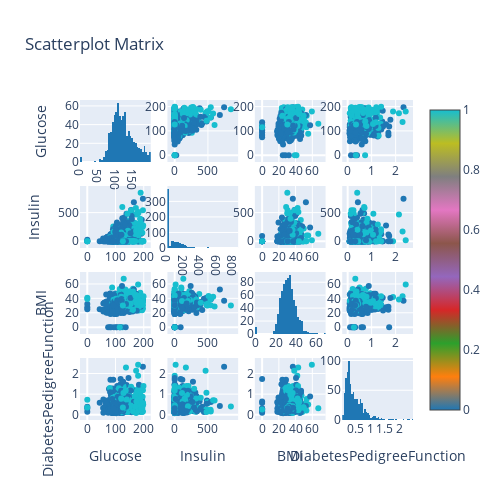

Notebook source saved alongside this figure:
### Code cell
#Матрица Рассеяния (рассеивания)
matrix_ras = ff.create_scatterplotmatrix(
    diab_df[['Glucose',      
        'Insulin', 'BMI','DiabetesPedigreeFunction', 'Outcome' ]],
    diag='histogram',
    index='Outcome')
matrix_ras.show()

### Figure 1 — Plotly figure (JSON) as saved in the notebook; plotly's stock layout.template omitted (floating-point values rounded to 4 significant figures; data arrays with more than 128 entries replaced by an {"elided": "..."} marker saying what was removed)
{"data": [{"marker": {"color": "rgb(31, 119, 180)"}, "showlegend": false, "type": "histogram", "x": {"elided": "768 int values"}, "xaxis": "x", "yaxis": "y"}, {"marker": {"color": {"elided": "768 int values"}, "colorscale": [[0, "rgb(31, 119, 180)"], [0.1111, "rgb(255, 127, 14)"], [0.2222, "rgb(44, 160, 44)"], [0.3333, "rgb(214, 39, 40)"], [0.4444, "rgb(148, 103, 189)"], [0.5556, "rgb(140, 86, 75)"], [0.6667, "rgb(227, 119, 194)"], [0.7778, "rgb(127, 127, 127)"], [0.8889, "rgb(188, 189, 34)"], [1, "rgb(23, 190, 207)"]], "showscale": true, "size": 6}, "mode": "markers", "showlegend": false, "type": "scatter", "x": {"elided": "768 int values"}, "xaxis": "x2", "y": {"elided": "768 int values"}, "yaxis": "y2"}, {"marker": {"color": {"elided": "768 int values"}, "colorscale": [[0, "rgb(31, 119, 180)"], [0.1111, "rgb(255, 127, 14)"], [0.2222, "rgb(44, 160, 44)"], [0.3333, "rgb(214, 39, 40)"], [0.4444, "rgb(148, 103, 189)"], [0.5556, "rgb(140, 86, 75)"], [0.6667, "rgb(227, 119, 194)"], [0.7778, "rgb(127, 127, 127)"], [0.8889, "rgb(188, 189, 34)"], [1, "rgb(23, 190, 207)"]], "showscale": false, "size": 6}, "mode": "markers", "showlegend": false, "type": "scatter", "x": {"elided": "768 float values"}, "xaxis": "x3", "y": {"elided": "768 int values"}, "yaxis": "y3"}, {"marker": {"color": {"elided": "768 int values"}, "colorscale": [[0, "rgb(31, 119, 180)"], [0.1111, "rgb(255, 127, 14)"], [0.2222, "rgb(44, 160, 44)"], [0.3333, "rgb(214, 39, 40)"], [0.4444, "rgb(148, 103, 189)"], [0.5556, "rgb(140, 86, 75)"], [0.6667, "rgb(227, 119, 194)"], [0.7778, "rgb(127, 127, 127)"], [0.8889, "rgb(188, 189, 34)"], [1, "rgb(23, 190, 207)"]], "showscale": false, "size": 6}, "mode": "markers", "showlegend": false, "type": "scatter", "x": {"elided": "768 float values"}, "xaxis": "x4", "y": {"elided": "768 int values"}, "yaxis": "y4"}, {"marker": {"color": {"elided": "768 int values"}, "colorscale": [[0, "rgb(31, 119, 180)"], [0.1111, "rgb(255, 127, 14)"], [0.2222, "rgb(44, 160, 44)"], [0.3333, "rgb(214, 39, 40)"], [0.4444, "rgb(148, 103, 189)"], [0.5556, "rgb(140, 86, 75)"], [0.6667, "rgb(227, 119, 194)"], [0.7778, "rgb(127, 127, 127)"], [0.8889, "rgb(188, 189, 34)"], [1, "rgb(23, 190, 207)"]], "showscale": false, "size": 6}, "mode": "markers", "showlegend": false, "type": "scatter", "x": {"elided": "768 int values"}, "xaxis": "x5", "y": {"elided": "768 int values"}, "yaxis": "y5"}, {"marker": {"color": "rgb(31, 119, 180)"}, "showlegend": false, "type": "histogram", "x": {"elided": "768 int values"}, "xaxis": "x6", "yaxis": "y6"}, {"marker": {"color": {"elided": "768 int values"}, "colorscale": [[0, "rgb(31, 119, 180)"], [0.1111, "rgb(255, 127, 14)"], [0.2222, "rgb(44, 160, 44)"], [0.3333, "rgb(214, 39, 40)"], [0.4444, "rgb(148, 103, 189)"], [0.5556, "rgb(140, 86, 75)"], [0.6667, "rgb(227, 119, 194)"], [0.7778, "rgb(127, 127, 127)"], [0.8889, "rgb(188, 189, 34)"], [1, "rgb(23, 190, 207)"]], "showscale": false, "size": 6}, "mode": "markers", "showlegend": false, "type": "scatter", "x": {"elided": "768 float values"}, "xaxis": "x7", "y": {"elided": "768 int values"}, "yaxis": "y7"}, {"marker": {"color": {"elided": "768 int values"}, "colorscale": [[0, "rgb(31, 119, 180)"], [0.1111, "rgb(255, 127, 14)"], [0.2222, "rgb(44, 160, 44)"], [0.3333, "rgb(214, 39, 40)"], [0.4444, "rgb(148, 103, 189)"], [0.5556, "rgb(140, 86, 75)"], [0.6667, "rgb(227, 119, 194)"], [0.7778, "rgb(127, 127, 127)"], [0.8889, "rgb(188, 189, 34)"], [1, "rgb(23, 190, 207)"]], "showscale": false, "size": 6}, "mode": "markers", "showlegend": false, "type": "scatter", "x": {"elided": "768 float values"}, "xaxis": "x8", "y": {"elided": "768 int values"}, "yaxis": "y8"}, {"marker": {"color": {"elided": "768 int values"}, "colorscale": [[0, "rgb(31, 119, 180)"], [0.1111, "rgb(255, 127, 14)"], [0.2222, "rgb(44, 160, 44)"], [0.3333, "rgb(214, 39, 40)"], [0.4444, "rgb(148, 103, 189)"], [0.5556, "rgb(140, 86, 75)"], [0.6667, "rgb(227, 119, 194)"], [0.7778, "rgb(127, 127, 127)"], [0.8889, "rgb(188, 189, 34)"], [1, "rgb(23, 190, 207)"]], "showscale": false, "size": 6}, "mode": "markers", "showlegend": false, "type": "scatter", "x": {"elided": "768 int values"}, "xaxis": "x9", "y": {"elided": "768 float values"}, "yaxis": "y9"}, {"marker": {"color": {"elided": "768 int values"}, "colorscale": [[0, "rgb(31, 119, 180)"], [0.1111, "rgb(255, 127, 14)"], [0.2222, "rgb(44, 160, 44)"], [0.3333, "rgb(214, 39, 40)"], [0.4444, "rgb(148, 103, 189)"], [0.5556, "rgb(140, 86, 75)"], [0.6667, "rgb(227, 119, 194)"], [0.7778, "rgb(127, 127, 127)"], [0.8889, "rgb(188, 189, 34)"], [1, "rgb(23, 190, 207)"]], "showscale": false, "size": 6}, "mode": "markers", "showlegend": false, "type": "scatter", "x": {"elided": "768 int values"}, "xaxis": "x10", "y": {"elided": "768 float values"}, "yaxis": "y10"}, {"marker": {"color": "rgb(31, 119, 180)"}, "showlegend": false, "type": "histogram", "x": {"elided": "768 float values"}, "xaxis": "x11", "yaxis": "y11"}, {"marker": {"color": {"elided": "768 int values"}, "colorscale": [[0, "rgb(31, 119, 180)"], [0.1111, "rgb(255, 127, 14)"], [0.2222, "rgb(44, 160, 44)"], [0.3333, "rgb(214, 39, 40)"], [0.4444, "rgb(148, 103, 189)"], [0.5556, "rgb(140, 86, 75)"], [0.6667, "rgb(227, 119, 194)"], [0.7778, "rgb(127, 127, 127)"], [0.8889, "rgb(188, 189, 34)"], [1, "rgb(23, 190, 207)"]], "showscale": false, "size": 6}, "mode": "markers", "showlegend": false, "type": "scatter", "x": {"elided": "768 float values"}, "xaxis": "x12", "y": {"elided": "768 float values"}, "yaxis": "y12"}, {"marker": {"color": {"elided": "768 int values"}, "colorscale": [[0, "rgb(31, 119, 180)"], [0.1111, "rgb(255, 127, 14)"], [0.2222, "rgb(44, 160, 44)"], [0.3333, "rgb(214, 39, 40)"], [0.4444, "rgb(148, 103, 189)"], [0.5556, "rgb(140, 86, 75)"], [0.6667, "rgb(227, 119, 194)"], [0.7778, "rgb(127, 127, 127)"], [0.8889, "rgb(188, 189, 34)"], [1, "rgb(23, 190, 207)"]], "showscale": false, "size": 6}, "mode": "markers", "showlegend": false, "type": "scatter", "x": {"elided": "768 int values"}, "xaxis": "x13", "y": {"elided": "768 float values"}, "yaxis": "y13"}, {"marker": {"color": {"elided": "768 int values"}, "colorscale": [[0, "rgb(31, 119, 180)"], [0.1111, "rgb(255, 127, 14)"], [0.2222, "rgb(44, 160, 44)"], [0.3333, "rgb(214, 39, 40)"], [0.4444, "rgb(148, 103, 189)"], [0.5556, "rgb(140, 86, 75)"], [0.6667, "rgb(227, 119, 194)"], [0.7778, "rgb(127, 127, 127)"], [0.8889, "rgb(188, 189, 34)"], [1, "rgb(23, 190, 207)"]], "showscale": false, "size": 6}, "mode": "markers", "showlegend": false, "type": "scatter", "x": {"elided": "768 int values"}, "xaxis": "x14", "y": {"elided": "768 float values"}, "yaxis": "y14"}, {"marker": {"color": {"elided": "768 int values"}, "colorscale": [[0, "rgb(31, 119, 180)"], [0.1111, "rgb(255, 127, 14)"], [0.2222, "rgb(44, 160, 44)"], [0.3333, "rgb(214, 39, 40)"], [0.4444, "rgb(148, 103, 189)"], [0.5556, "rgb(140, 86, 75)"], [0.6667, "rgb(227, 119, 194)"], [0.7778, "rgb(127, 127, 127)"], [0.8889, "rgb(188, 189, 34)"], [1, "rgb(23, 190, 207)"]], "showscale": false, "size": 6}, "mode": "markers", "showlegend": false, "type": "scatter", "x": {"elided": "768 float values"}, "xaxis": "x15", "y": {"elided": "768 float values"}, "yaxis": "y15"}, {"marker": {"color": "rgb(31, 119, 180)"}, "showlegend": false, "type": "histogram", "x": {"elided": "768 float values"}, "xaxis": "x16", "yaxis": "y16"}], "layout": {"barmode": "stack", "height": 500, "showlegend": true, "title": {"text": "Scatterplot Matrix"}, "width": 500, "xaxis": {"anchor": "y", "domain": [0, 0.2125]}, "xaxis10": {"anchor": "y10", "domain": [0.2625, 0.475]}, "xaxis11": {"anchor": "y11", "domain": [0.525, 0.7375]}, "xaxis12": {"anchor": "y12", "domain": [0.7875, 1]}, "xaxis13": {"anchor": "y13", "domain": [0, 0.2125], "title": {"text": "Glucose"}}, "xaxis14": {"anchor": "y14", "domain": [0.2625, 0.475], "title": {"text": "Insulin"}}, "xaxis15": {"anchor": "y15", "domain": [0.525, 0.7375], "title": {"text": "BMI"}}, "xaxis16": {"anchor": "y16", "domain": [0.7875, 1], "title": {"text": "DiabetesPedigreeFunction"}}, "xaxis2": {"anchor": "y2", "domain": [0.2625, 0.475]}, "xaxis3": {"anchor": "y3", "domain": [0.525, 0.7375]}, "xaxis4": {"anchor": "y4", "domain": [0.7875, 1]}, "xaxis5": {"anchor": "y5", "domain": [0, 0.2125]}, "xaxis6": {"anchor": "y6", "domain": [0.2625, 0.475]}, "xaxis7": {"anchor": "y7", "domain": [0.525, 0.7375]}, "xaxis8": {"anchor": "y8", "domain": [0.7875, 1]}, "xaxis9": {"anchor": "y9", "domain": [0, 0.2125]}, "yaxis": {"anchor": "x", "domain": [0.8063, 1], "title": {"text": "Glucose"}}, "yaxis10": {"anchor": "x10", "domain": [0.2687, 0.4625]}, "yaxis11": {"anchor": "x11", "domain": [0.2687, 0.4625]}, "yaxis12": {"anchor": "x12", "domain": [0.2687, 0.4625]}, "yaxis13": {"anchor": "x13", "domain": [0, 0.1938], "title": {"text": "DiabetesPedigreeFunction"}}, "yaxis14": {"anchor": "x14", "domain": [0, 0.1938]}, "yaxis15": {"anchor": "x15", "domain": [0, 0.1938]}, "yaxis16": {"anchor": "x16", "domain": [0, 0.1938]}, "yaxis2": {"anchor": "x2", "domain": [0.8063, 1]}, "yaxis3": {"anchor": "x3", "domain": [0.8063, 1]}, "yaxis4": {"anchor": "x4", "domain": [0.8063, 1]}, "yaxis5": {"anchor": "x5", "domain": [0.5375, 0.7312], "title": {"text": "Insulin"}}, "yaxis6": {"anchor": "x6", "domain": [0.5375, 0.7312]}, "yaxis7": {"anchor": "x7", "domain": [0.5375, 0.7312]}, "yaxis8": {"anchor": "x8", "domain": [0.5375, 0.7312]}, "yaxis9": {"anchor": "x9", "domain": [0.2687, 0.4625], "title": {"text": "BMI"}}}}
